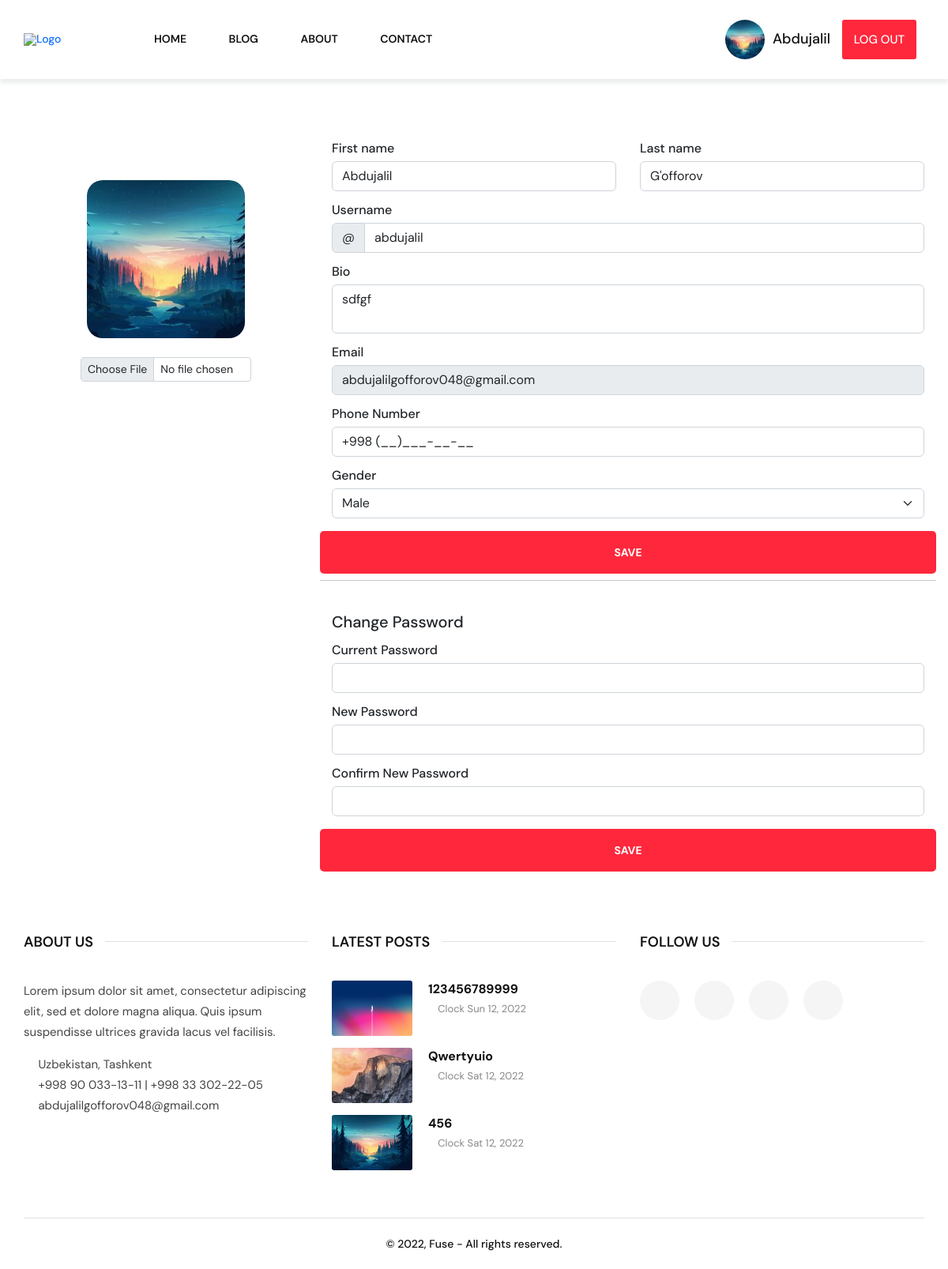
Page /profile (signed in) on the earlier database version.
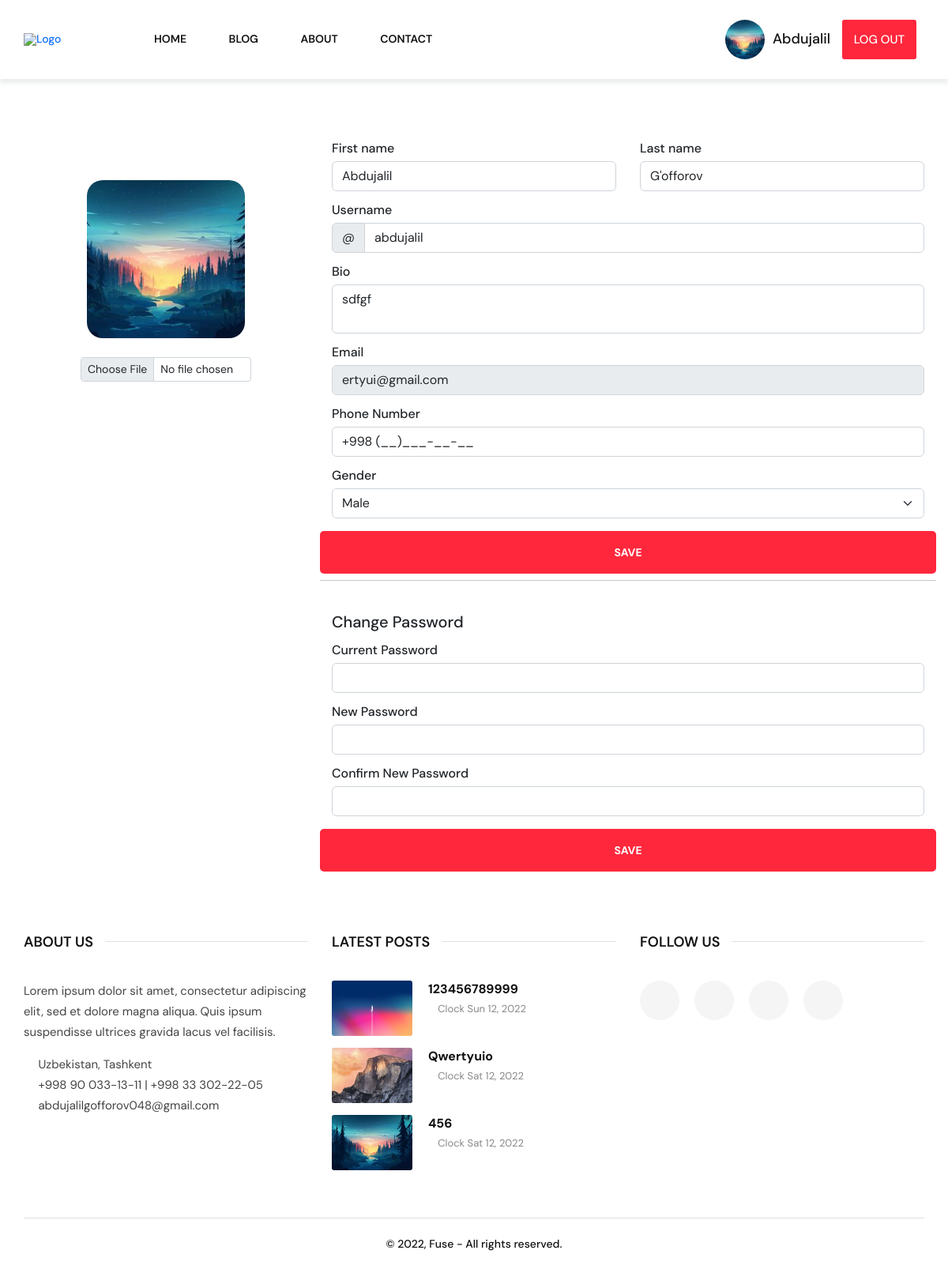
Same page on the later database version.
### app1/models.py (models this page shows, shortened)
class User(AbstractUser):
    class Gender(TextChoices):
        MALE = 'male', 'Male'
        FEMALE = 'female', 'Female'
        PENDING = 'pending', '------'
    email = EmailField(unique=True, blank=True)
    photo = ResizedImageField(size=[250, 250], crop=['middle', 'center'], upload_to='users', default='default.png')
    bio = CharField(max_length=70)
    is_active = BooleanField(default=False)
    gender = CharField(max_length=10, choices=Gender.choices, default=Gender.PENDING)
    phone_number = CharField(max_length=25, default='Mavjud emas', null=True)
    class Meta:
        verbose_name_plural = 'Foydalanuvchilar'
        verbose_name = 'Foydalanuvchi'

class About(Model):
    address = CharField(max_length=255)
    phone_number = CharField(max_length=255)
    email = EmailField(max_length=255)
    class Meta:
        verbose_name_plural = 'Ma\'lumot'
        verbose_name = 'Ma\'lumot'

class Post(Model):
    class Status(TextChoices):
        PENDING = 'pending', 'Kutilmoqda'
        ACTIVE = 'active', 'Faol'
        CANCEL = 'cancel', 'Rad etilgan'
    category = ManyToManyField(Category)
    title = CharField(max_length=100)
    body = RichTextField()
    created_at = DateTimeField(auto_now_add=True)
    updated_at = DateTimeField(auto_now=True)
    user = ForeignKey(User, on_delete=RESTRICT)
    image = ImageField(upload_to='post/%m')
    views_count = IntegerField(default=0)
    slug = SlugField(max_length=100, unique=True)
    is_publish = CharField(max_length=25, choices=Status.choices, default=Status.PENDING)
    class Meta:
        verbose_name_plural = 'Postlar'
        ordering = ('-created_at',)

### app1/views.py (the view)
# urls.py: path('profile', ProfileView.as_view(), name='profile_view'),
class ProfileView(LoginRequiredMixin, UpdateView):
    template_name = 'app1/profile.html'
    form_class = EditProfileForm
    success_url = reverse_lazy('profile_view')
    def get_context_data(self, *, object_list=None, **kwargs):
        context = super().get_context_data(object_list=object_list, **kwargs)
        context['latest_posts'] = Post.objects.order_by('-created_at')[:3]
        return context
    def get_object(self, queryset=None):
        return self.request.user

### app1/forms.py
class EditProfileForm(UserChangeForm):
    class Meta:
        fields = ('id', 'first_name', 'last_name', 'username', 'bio', 'phone_number', 'gender', 'photo')
        model = User

### app1/context_processors.py (called while the page is built)
def custom_about(request):
    context = {
        'about': About.objects.first()
    }
    return context

### templates/app1/profile.html (shortened to what this page needs)
{% extends 'app1/parts/base.html' %}
{% load static %}
{% block main_content %}
    <div class="container">
        <main>
            <form method="post" action="{% url 'profile_view' %}" enctype="multipart/form-data">
                <div class="row g-5">
                    <div class="col-md-5 col-lg-4">
                        <div class="py-5 text-center">
                            <img class="d-block mx-auto mb-4" src="{{ user.photo.url }}" alt="" width="200"
                                 style="border-radius: 20px">
                            <input class="form-control form-control-sm" name="photo" type="file"
                                   value="{{ user.photo }}"
                                   style="width: 60%;margin: auto">
                        </div>
                    </div>
                    <div class="col-md-7 col-lg-8">
                        <div class="row g-3">
                            <div class="col-sm-6">
                                <label class="form-label">First name</label>
                                <label class="input-group">
                                    <input type="text" class="form-control" name="first_name"
                                           value="{{ user.first_name }}">
                                </label>
                            </div>
                            <div class="col-sm-6">
                                <label class="form-label">Last name</label>
                                <label class="input-group">
                                    <input type="text" class="form-control" name="last_name"
                                           value="{{ user.last_name }}">
                                </label>
                            </div>
                            <div class="col-12">
                                <label class="form-label">Username</label>
                                <label class="input-group">
                                    <span class="input-group-text">@</span>
                                    <input type="text" class="form-control" name="username"
                                           value="{{ user.username }}">
                                </label>
                            </div>
                            <div class="col-12">
                                <label class="form-label">Bio</label>
                                <label class="input-group">
                                    <textarea name="bio" class="form-control">{{ user.bio }}</textarea>
                                </label>
                            </div>
                            <div class="col-12">
                                <label class="form-label">Email</label>
                                <label class="input-group">
                                    <input type="email" class="form-control" name="email" value="{{ user.email }}" disabled>
                                </label>
                            </div>
                            <div class="col-12">
                                <label class="form-label">Phone Number</label>
                                <div class="input-group">
                                    <label class="input-group">
                                        <input type="tel" data-phonemask="+998 (__)___-__-__"
                                               class="masked-phone form-control" name="phone_number"
                                               value="{{ user.phone_number }}">
                                    </label>
                                </div>
                            </div>
                            <div class="col-12">
                                <label class="form-label">Gender</label>
                                <label class="input-group">
                                    <select class="form-select" name="gender">
                                        <option value="male" {% if user.gender == 'male' %}selected{% endif %}>
                                            Male
                                        </option>
                                    </select>
                                </label>
                            </div>
                            <input class="w-100 btn btn-primary btn-lg" type="submit" value="SAVE">
                        </div>
                    </div>
                </div>
            </form>
            <div class="row g-5">
                <div class="col-md-5 col-lg-4"></div>
                <div class="col-md-7 col-lg-8">
                    <form method="post" action="{% url "change_password" %}">
                        <div class="row g-3">
                            <hr class="my-4">
                            <h1 class="col-12" style="font-size: 20px">Change Password</h1>
                            <div class="col-12">
                                <label class="form-label">Current Password</label>
                                <label class="input-group">
                                    <input type="password" class="form-control" name="password">
                                </label>
                            </div>
                            <div class="col-12">
                                <label class="form-label">New Password</label>
                                <label class="input-group">
                                    <input type="password" class="form-control" name="new_password">
                                </label>
                            </div>
                            <div class="col-12">
                                <label class="form-label">Confirm New Password</label>
                                <label class="input-group">
                                    <input type="password" class="form-control" name="confirm_password">
                                </label>
                            </div>
                            <input class="w-100 btn btn-primary btn-lg" type="submit" value="SAVE">
                        </div>
                    </form>
                </div>
            </div>
        </main>
    </div>
{% endblock %}

### templates/app1/parts/base.html (shortened to what this page needs)
{% load static %}
<!DOCTYPE html>
<html lang="en">
<head>
    <link href="https://cdn.jsdelivr.net/npm/bootstrap@5.2.3/dist/css/bootstrap.min.css" rel="stylesheet"
>
<link rel="stylesheet" href="https://cdn.jsdelivr.net/npm/bootstrap-icons@1.10.2/font/bootstrap-icons.css">
    {% include 'app1/parts/styles.html' %}
</head>
<body>
{% include 'app1/parts/header.html' %}
<div id="content">
    {% block main_content %}{% endblock %}
</div>
{% include 'app1/parts/footer.html' %}
</body>
</html>

### templates/app1/parts/styles.html (shortened to what this page needs)
{% load static %}
<link rel="stylesheet" href="https://kit-pro.fontawesome.com/releases/v5.13.0/css/pro.min.css"/>
<link rel="stylesheet" href="{% static 'app1/assets/css/elegant.css' %}"/>
<link rel="stylesheet" href="{% static 'app1/assets/css/custom_bootstrap.css' %}"/>
<link rel="stylesheet" href="{% static 'app1/assets/css/slick.css' %}"/>
<link rel="stylesheet" href="{% static 'app1/assets/css/plyr.min.css' %}"/>
<link rel="stylesheet" href="{% static 'app1/assets/css/style.css' %}"/>

### templates/app1/parts/header.html (shortened to what this page needs)
{% load static %}
<header class="theme-default">
    <div class="container">
        <div class="header-wrapper">
            <a class="header__logo" href="{% url 'main_view' %}"><img src="{% static 'app1/assets/images/logo1.png' %}"
                                                                      alt="Logo"/></a>
            <nav>
                <ul>
                    <li class="nav-item {% if request.path == '/' %}active{% endif %}"><a href="{% url 'main_view' %}">Home</a>
                    </li>
                    <li class="nav-item {% if request.path == '/blog' %}active{% endif %}"><a
                            href="{% url 'blog_view' %}">Blog</a>
                    </li>
                    <li class="nav-item {% if request.path == '/about' %}active{% endif %}"><a
                            href="{% url 'about_view' %}">About</a></li>
                    <li class="nav-item {% if request.path == '/contact' %}active{% endif %}"><a
                            href="{% url 'contact_view' %}">Contact</a></li>
                </ul>
            </nav>
            <div class="header__icon-group"><a href="#" id="search"></a>
                <div class="social">
                </div>
            </div>
            <div>
                {% if request.user.is_authenticated %}
                    <a href="{% url 'profile_view'%}" class="header-account"
                       style='font-family: "DM Sans", sans-serif; color:#111;font-size: 18px;'>
                        <img src="{{ request.user.photo.url }}" style="width: 60px;padding: 0 5px;border-radius: 100%;"
                             alt="profile picture">
                        {{ request.user.first_name }}
                    </a>
                    <a href="{% url 'logout' %}" style="
                    margin: 10px;
                    color: white;
                    background-color: #FF273C;
                    padding: 15px;
                    font-size: 15px;
                    border-radius: 3px;
                    ">LOG OUT</a>
                {% endif %}
            </div>
        </div>
    </div>
</header>

### templates/app1/parts/footer.html (shortened to what this page needs)
{% load static %}
<footer>
    <div class="container">
        <div class="footer-content">
            <div class="row">
                <div class="col-12 col-md-6 col-lg-4">
                    <div class="footer-col -about">
                        <div class="center-line-title">
                            <h5>About us</h5>
                        </div>
                        <p>Lorem ipsum dolor sit amet, consectetur adipiscing elit, sed et dolore magna aliqua.
                            Quis ipsum suspendisse ultrices gravida lacus vel facilisis. </p>
                        <div class="contact-method">
                            <p>{{ about.address }}</p>
                            <p>{{ about.phone_number }}</p>
                            <p>{{ about.email }}</p>
                        </div>
                    </div>
                </div>
                <div class="col-12 col-md-6 col-lg-4">
                    <div class="footer-col -feature-post">
                        <div class="center-line-title">
                            <h5>Latest posts</h5>
                        </div>
                        <div class="feature-post-block">
                            {% for latest_post in latest_posts %}
                                <div class="post-card -tiny">
                                    <a class="card__cover" href="#">
                                        <img src="{{ latest_post.image.url}}"
                                             alt="Best Open Source Tools For Developers">
                                    </a>
                                    <div class="card__content">
                                        <a class="card__content-title" href="#">{{ latest_post.title }}</a>
                                        <div class="card__content-info">
                                            <div class="info__time">
                                                <p>Clock {{ latest_post.created_at|date:"D m, Y" }}</p>
                                            </div>
                                        </div>
                                    </div>
                                </div>
                            {% endfor %}
                        </div>
                    </div>
                </div>
                <div class="col-12 col-md-6000 col-lg-4">
                    <div class="footer-col -util">
                        <div class="row">
                            <div class="col-12 col-md-6 col-lg-12">
                                <div class="center-line-title">
                                    <h5>Follow us</h5>
                                </div>
                                <div class="social-block"><a href="#"></a>
                                    <a href="#"></a>
                                    <a href="#"></a>
                                    <a href="#"></a></div>
                            </div>
                        </div>
                    </div>
                </div>
            </div>
        </div>
        <div class="copyright">
            <p>© 2022, Fuse - All rights reserved.</p>
        </div>
    </div>
</footer>

### templates/app1/parts/scripts.html (shortened to what this page needs)
{% load static %}

Differences in the rows shown:
changed User "Abdujalil": email "abdujalilgofforov048@gmail.com" → "ertyui@gmail.com"
